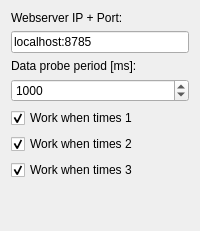
      <widget class="QWidget" name="tabOptions">
       <attribute name="title">
        <string>Options</string>
       </attribute>
       <layout class="QHBoxLayout" name="horizontalLayout_17">
        <item>
         <layout class="QVBoxLayout" name="verticalLayout_3">
          <item>
           <widget class="QLabel" name="label_14">
            <property name="text">
             <string>Webserver IP + Port:</string>
            </property>
           </widget>
          </item>
          <item>
           <widget class="QLineEdit" name="lineIP">
            <property name="sizePolicy">
             <sizepolicy hsizetype="Preferred" vsizetype="Fixed">
              <horstretch>0</horstretch>
              <verstretch>0</verstretch>
             </sizepolicy>
            </property>
            <property name="text">
             <string>localhost:8785</string>
            </property>
           </widget>
          </item>
          <item>
           <widget class="QLabel" name="label_15">
            <property name="text">
             <string>Data probe period [ms]:</string>
            </property>
           </widget>
          </item>
          <item>
           <widget class="QSpinBox" name="spinPeriod">
            <property name="minimum">
             <number>100</number>
            </property>
            <property name="maximum">
             <number>5000</number>
            </property>
            <property name="value">
             <number>1000</number>
            </property>
           </widget>
          </item>
          <item>
           <widget class="QCheckBox" name="checkWorkX1">
            <property name="text">
             <string>Work when times 1</string>
            </property>
            <property name="checked">
             <bool>true</bool>
            </property>
           </widget>
          </item>
          <item>
           <widget class="QCheckBox" name="checkWorkX2">
            <property name="text">
             <string>Work when times 2</string>
            </property>
            <property name="checked">
             <bool>true</bool>
            </property>
           </widget>
          </item>
          <item>
           <widget class="QCheckBox" name="checkWorkX3">
            <property name="text">
             <string>Work when times 3</string>
            </property>
            <property name="checked">
             <bool>true</bool>
            </property>
           </widget>
          </item>
          <item>
           <spacer name="verticalSpacer">
            <property name="orientation">
             <enum>Qt::Orientation::Vertical</enum>
            </property>
            <property name="sizeHint" stdset="0">
             <size>
              <width>20</width>
              <height>40</height>
             </size>
            </property>
           </spacer>
          </item>
         </layout>
        </item>
       </layout>
      </widget>
